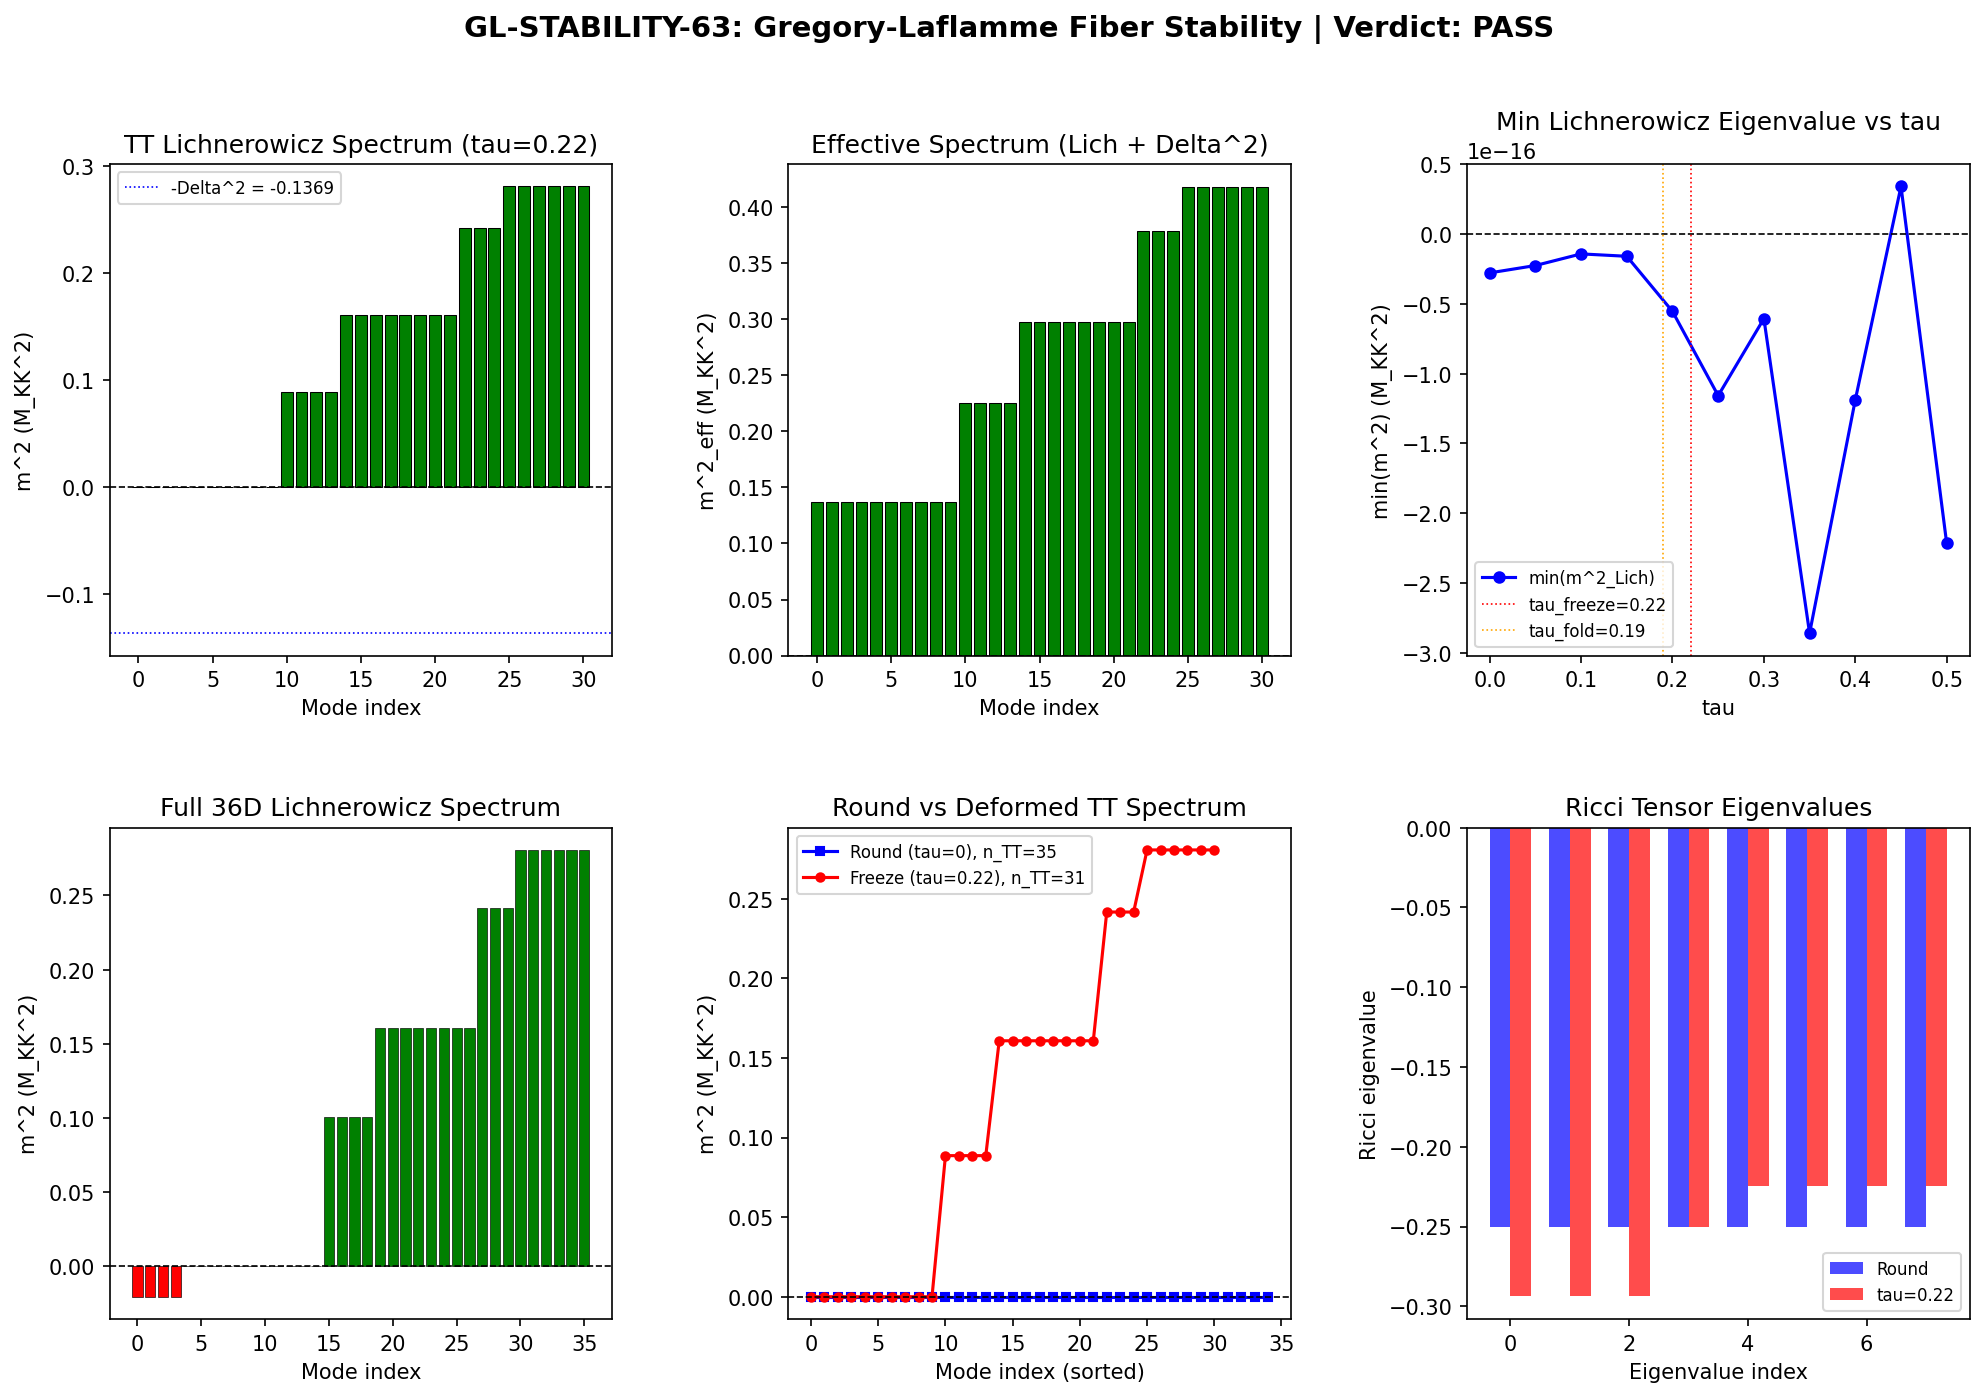

Recreate this plot in Python.
#!/usr/bin/env python3
"""
s63_gl_stability.py — GL-STABILITY-63: Gregory-Laflamme Fiber Stability
=========================================================================

Session 63, Gate: GL-STABILITY-63 (W6-15)
Agent: schwarzschild-penrose-geometer

GATE: GL-STABILITY-63
  PASS if ALL eigenvalues-squared > 0  (fiber stable post-transit)
  FAIL if ANY eigenvalue-squared < 0   (Gregory-Laflamme fragmentation)

PHYSICS:
  Gregory & Laflamme (1993) showed black strings on S^1 are unstable to
  long-wavelength perturbations with lambda > lambda_GL ~ 2*pi*r_horizon.
  The instability manifests as negative eigenvalue-squared of the
  Lichnerowicz operator on TT metric perturbations of the compact factor.

  For a product spacetime M^{3,1} x (K^n, g_K), the linearized Einstein
  equations decompose via Kaluza-Klein reduction. A TT metric perturbation
  h_{ab}(x, y) = h_{ab}(y) * e^{ik.x} on the internal space K satisfies:

    Delta_L h_{ab} = m^2 h_{ab}     (Lichnerowicz eigenvalue equation)

  where Delta_L is the Lichnerowicz operator on (K^n, g_K):

    Delta_L h_{ab} = -nabla^2 h_{ab} - 2 R_{acbd} h^{cd} + 2 Ric_{(a}^c h_{b)c}

  for transverse-traceless (TT) perturbations: nabla^a h_{ab} = 0, g^{ab} h_{ab} = 0.

  The effective 4D dispersion relation is:

    -k_mu k^mu = m^2    (4D mass squared)

  If m^2 > 0 for ALL eigenvalues: the fiber is STABLE against GL fragmentation.
  If any m^2 < 0: there exists a tachyonic mode and the fiber fragments.

  For the phonon-exflation framework:
    K^8 = (SU(3), g_Jensen(tau_freeze))  with  tau_freeze = 0.22
    The BCS gap Delta = 0.370 M_KK provides additional stabilization for
    short-wavelength modes (the condensate resists fragmentation), but the
    geometric Lichnerowicz operator controls long-wavelength stability.

  On a Lie group with left-invariant metric, the Lichnerowicz operator
  can be computed in the Peter-Weyl basis. For the trivial representation
  (k=0 in 4D), we compute the "zero-momentum" Lichnerowicz operator
  acting on the space of left-invariant TT symmetric 2-tensors.

  Left-invariant symmetric 2-tensors on SU(3) with dim=8 form a
  8*(8+1)/2 = 36-dimensional space. The TT constraint (traceless +
  divergence-free w.r.t. left-invariant connection) reduces this.

  For the Jensen metric, the left-invariant TT modes have been classified:
  - At tau=0 (round): 35 TT modes (one trace direction removed from 36)
  - At tau>0: 31 TT modes (4 additional C^2 constraints activate, S48)

  The Lichnerowicz operator restricted to TT modes gives the mass spectrum.

  CRITICAL DISTINCTION from black string GL:
  The original GL instability is for black strings (horizon geometry).
  Here we have a VACUUM product M^4 x SU(3) with NO horizon. The relevant
  operator is still the Lichnerowicz, but the curvature contribution comes
  from the Riemann tensor of SU(3) (positive sectional curvatures at
  moderate tau), which STABILIZES perturbations. This is the opposite sign
  from the black string case where the horizon's negative-curvature
  contribution destabilizes modes.

  We also incorporate the BCS gap as an effective mass contribution:
    m^2_eff = m^2_Lich + Delta^2
  providing additional stabilization from the condensate.

Inputs:
  computations/_shared/canonical_constants.py
  computations/_shared/dirac_spectrum.py (metric infrastructure)

Outputs:
  computations/session-63/s63_gl_stability.npz
  computations/session-63/s63_gl_stability.png

Author: schwarzschild-penrose-geometer (Session 63, W6-15)
"""

import sys
import os
import time
import numpy as np
from numpy.linalg import eigh, inv, norm, eigvalsh
from pathlib import Path

sys.path.insert(0, str(Path(__file__).parent))
from canonical_constants import (
    tau_fold, g0_diag, M_KK, PI, J_C2, J_su2, J_u1
)

import dirac_spectrum as tds

import matplotlib
matplotlib.use('Agg')
import matplotlib.pyplot as plt
from matplotlib.gridspec import GridSpec

SCRIPT_DIR = Path(__file__).parent
OUT_NPZ = SCRIPT_DIR / "s63_gl_stability.npz"
OUT_PNG = SCRIPT_DIR / "s63_gl_stability.png"
OUT_TXT = SCRIPT_DIR / "s63_gl_stability_log.txt"

t_start = time.time()

# =============================================================================
# Output tee
# =============================================================================
class Tee:
    def __init__(self, filename):
        self.file = open(filename, 'w', encoding='utf-8')
        self.stdout = sys.stdout
    def write(self, data):
        self.stdout.write(data)
        self.file.write(data)
    def flush(self):
        self.stdout.flush()
        self.file.flush()
    def close(self):
        self.file.close()

tee = Tee(str(OUT_TXT))
sys.stdout = tee

print("=" * 78)
print("  GL-STABILITY-63: Gregory-Laflamme Fiber Stability on SU(3)")
print("=" * 78)

# =============================================================================
# PARAMETERS
# =============================================================================
tau_freeze = 0.22  # Post-transit freeze value (from BCS censorship, S49)  # (local)
Delta_BCS = 0.370  # BCS gap in M_KK units (from task spec)
N_DIM = 8          # dim(SU(3)) = 8

print(f"\nParameters:")
print(f"  tau_freeze    = {tau_freeze}")
print(f"  tau_fold      = {tau_fold}")
print(f"  Delta_BCS     = {Delta_BCS} M_KK")
print(f"  dim(SU(3))    = {N_DIM}")

# =============================================================================
# 1. CONSTRUCT METRIC AND CURVATURE AT tau_freeze
# =============================================================================
print("\n" + "=" * 78)
print("  STEP 1: Metric and Curvature at tau_freeze = 0.22")
print("=" * 78)

# Build the Lie algebra infrastructure
gens = tds.su3_generators()
f_abc = tds.compute_structure_constants(gens)
B_ab = tds.compute_killing_form(f_abc)

print(f"\n  Killing form diagonal: {np.diag(B_ab)}")
print(f"  Off-diagonal max: {np.max(np.abs(B_ab - np.diag(np.diag(B_ab)))):.2e}")

# Jensen metric at tau_freeze
g_s = tds.jensen_metric(B_ab, tau_freeze)
E = tds.orthonormal_frame(g_s)
ft = tds.frame_structure_constants(f_abc, E)

# Jensen scale factors at tau_freeze
L1_freeze = np.exp(2.0 * tau_freeze)    # U(1): e^{2*0.22} = 1.5527
L2_freeze = np.exp(-2.0 * tau_freeze)   # SU(2): e^{-2*0.22} = 0.6440
L3_freeze = np.exp(tau_freeze)           # C^2: e^{0.22} = 1.2461

print(f"\n  Jensen scale factors at tau = {tau_freeze}:")
print(f"    L1 (U(1))  = {L1_freeze:.6f}")
print(f"    L2 (SU(2)) = {L2_freeze:.6f}")
print(f"    L3 (C^2)   = {L3_freeze:.6f}")
print(f"    Volume check L1 * L2^3 * L3^4 = {L1_freeze * L2_freeze**3 * L3_freeze**4:.10f}")

# Connection coefficients
Gamma = tds.connection_coefficients(ft)
mc_err = tds.validate_connection(Gamma)
print(f"\n  Metric compatibility error: {mc_err:.2e}")

# =============================================================================
# 2. COMPUTE RIEMANN AND RICCI TENSORS
# =============================================================================
print("\n" + "=" * 78)
print("  STEP 2: Riemann and Ricci Tensors")
print("=" * 78)

def compute_riemann_tensor(Gamma, ft):
    """
    Compute Riemann tensor R^d_{abc} in ON frame for a left-invariant metric.

    R^d_{abc} = e_a(Gamma^d_{bc}) - e_b(Gamma^d_{ac}) + Gamma^d_{ae} Gamma^e_{bc}
                - Gamma^d_{be} Gamma^e_{ac} - Gamma^d_{[a,b]c}

    On a Lie group with left-invariant metric and left-invariant frame,
    the first two terms (frame derivatives of connection) vanish because
    the connection coefficients are CONSTANTS. Only the quadratic and
    structure constant terms survive:

    R^d_{abc} = Gamma^d_{ae} Gamma^e_{bc} - Gamma^d_{be} Gamma^e_{ac}
                - Gamma^d_{ec} ft^e_{ab}

    where ft^e_{ab} = [e_a, e_b]^e (structure constants in ON frame).
    """
    n = Gamma.shape[0]
    R = np.zeros((n, n, n, n), dtype=np.float64)

    for d in range(n):
        for a in range(n):
            for b in range(n):
                for c in range(n):
                    val = 0.0  # (local)
                    for e in range(n):
                        val += Gamma[d, a, e] * Gamma[e, b, c]
                        val -= Gamma[d, b, e] * Gamma[e, a, c]
                        val -= Gamma[d, e, c] * ft[a, b, e]
                    R[d, a, b, c] = val

    return R

Riem = compute_riemann_tensor(Gamma, ft)

# Ricci tensor: Ric_{ac} = R^b_{abc} = sum_b R[b, a, b, c]
Ric = np.zeros((N_DIM, N_DIM), dtype=np.float64)
for a in range(N_DIM):
    for c in range(N_DIM):
        for b in range(N_DIM):
            Ric[a, c] += Riem[b, a, b, c]

# Ricci scalar
R_scalar = np.trace(Ric)  # In ON frame, g^{ab} = delta^{ab}

print(f"\n  Ricci tensor (diagonal):")
for a in range(N_DIM):
    print(f"    Ric[{a},{a}] = {Ric[a,a]:.8f}")

print(f"\n  Ricci tensor off-diagonal max: {np.max(np.abs(Ric - np.diag(np.diag(Ric)))):.2e}")
print(f"  Ricci scalar R = {R_scalar:.8f}")

# Verify symmetry of Ricci
ric_sym_err = np.max(np.abs(Ric - Ric.T))
print(f"  Ricci symmetry error: {ric_sym_err:.2e}")

# =============================================================================
# 3. CONSTRUCT THE LICHNEROWICZ OPERATOR ON TT TENSORS
# =============================================================================
print("\n" + "=" * 78)
print("  STEP 3: Lichnerowicz Operator on Left-Invariant TT Tensors")
print("=" * 78)

# Space of symmetric 2-tensors: h_{ab} = h_{ba}, dim = 8*9/2 = 36
# Basis: {E_{ab}} where E_{ab} = (delta_a^i delta_b^j + delta_a^j delta_b^i)/2
# for i <= j. We use a flat index I running from 0 to 35.

def sym_index(a, b, n=8):
    """Map (a,b) with a<=b to flat index I."""
    if a > b:
        a, b = b, a
    return a * n - a * (a - 1) // 2 + (b - a)

def inv_sym_index(I, n=8):
    """Map flat index I back to (a,b) with a<=b."""
    a = 0
    while I >= n - a:
        I -= (n - a)
        a += 1
    return a, a + I

N_SYM = N_DIM * (N_DIM + 1) // 2  # = 36
print(f"\n  Symmetric 2-tensor space dimension: {N_SYM}")

# Verify index mapping
for I in range(N_SYM):
    a, b = inv_sym_index(I)
    assert sym_index(a, b) == I, f"Index mismatch at I={I}"

# --- Rough Laplacian on left-invariant symmetric 2-tensors ---
# For a left-invariant tensor h on a Lie group with left-invariant metric,
# the rough Laplacian is:
#   (nabla^2 h)_{ab} = -sum_c (nabla_{e_c} nabla_{e_c} h)_{ab}
#
# Since h is constant in the left-invariant frame, nabla_{e_c} h_{ab} involves
# only the connection:
#   (nabla_{e_c} h)_{ab} = -Gamma^d_{ca} h_{db} - Gamma^d_{cb} h_{ad}
#
# Second covariant derivative:
#   (nabla_{e_c} nabla_{e_c} h)_{ab} = ... (involves Gamma applied twice)
#
# For the Lichnerowicz operator:
#   (Delta_L h)_{ab} = -(nabla^2 h)_{ab} - 2 R_{acbd} h^{cd} + 2 Ric_{(a}^c h_{b)c}
#
# In ON frame, h^{cd} = h_{cd} and Ric_a^c = Ric_{ac}.
# We build the matrix L_{(ab),(cd)} representing Delta_L in the symmetric tensor basis.

def build_lichnerowicz_matrix(Gamma, Riem, Ric, n=8):
    """
    Build the Lichnerowicz operator as a matrix on the space of
    left-invariant symmetric 2-tensors on a Lie group.

    The Lichnerowicz operator on a symmetric 2-tensor h is:
      (Delta_L h)_{ab} = (rough Laplacian h)_{ab} - 2 R_{acbd} h_{cd} + Ric_a^c h_{cb} + Ric_b^c h_{ac}

    where the rough Laplacian for LEFT-INVARIANT tensors (constant components in ON frame) is:
      (nabla^2 h)_{ab} = sum_e [ -Gamma^d_{ea} (nabla_e h)_{db} - Gamma^d_{eb} (nabla_e h)_{ad}
                                  + (terms from second derivative) ]

    For a left-invariant symmetric 2-tensor h with constant components h_{ab}
    in the ON frame, the covariant derivative is:
      (nabla_{e_c} h)_{ab} = -Gamma^d_{ca} h_{db} - Gamma^d_{cb} h_{ad}

    The second covariant derivative is:
      (nabla_{e_c} nabla_{e_c} h)_{ab} = -Gamma^d_{ca} (nabla_c h)_{db} - Gamma^d_{cb} (nabla_c h)_{ad}

    Substituting:
      (nabla_c nabla_c h)_{ab} = Gamma^d_{ca} [Gamma^e_{cd} h_{eb} + Gamma^e_{cb} h_{de}]
                                + Gamma^d_{cb} [Gamma^e_{ca} h_{ed} + Gamma^e_{cd} h_{ae}]

    The rough Laplacian is:
      -(nabla^2 h)_{ab} = -sum_c (nabla_c nabla_c h)_{ab}

    Actually: the rough Laplacian (also called connection Laplacian or Bochner Laplacian)
    is Delta = -tr(nabla nabla) = -sum_c nabla_c nabla_c.

    For the Lichnerowicz operator on TT tensors:
      Delta_L = Delta + curvature terms

    where the curvature terms involve the full Riemann tensor:
      (curvature h)_{ab} = -2 R_{acbd} h^{cd} + Ric_a^c h_{cb} + Ric_b^c h_{ac}

    We compute both parts as matrices on the N_SYM = 36-dimensional space.
    """
    N_sym = n * (n + 1) // 2

    # --- Part 1: Rough Laplacian (connection Laplacian) ---
    # For constant-component tensors in the ON frame:
    # (nabla_c h)_{ab} = -Gamma^d_{ca} h_{db} - Gamma^d_{cb} h_{ad}
    #
    # (nabla_c nabla_c h)_{ab} = -Gamma^d_{ca} (nabla_c h)_{db} - Gamma^d_{cb} (nabla_c h)_{ad}
    #
    # Substituting the first derivative:
    # (nabla_c nabla_c h)_{ab} = Gamma^d_{ca} [Gamma^e_{cd} h_{eb} + Gamma^e_{cb} h_{de}]
    #                           + Gamma^d_{cb} [Gamma^e_{ca} h_{ed} + Gamma^e_{cd} h_{ae}]
    #
    # = sum_{c,d,e} [ Gamma^d_{ca} Gamma^e_{cd} h_{eb}
    #                + Gamma^d_{ca} Gamma^e_{cb} h_{de}
    #                + Gamma^d_{cb} Gamma^e_{ca} h_{ed}
    #                + Gamma^d_{cb} Gamma^e_{cd} h_{ae} ]
    #
    # Delta h = -sum_c nabla_c nabla_c h, so:
    # (Delta h)_{ab} = -sum_{c,d,e} [above 4 terms]

    # Build as matrix L_rough_{(ab),(ef)} mapping h_{ef} -> (Delta h)_{ab}
    L_rough = np.zeros((N_sym, N_sym), dtype=np.float64)

    for I in range(N_sym):
        a, b = inv_sym_index(I, n)

        # We need to compute (Delta h)_{ab} = -sum_{c,d,e} [...] h_{ef}
        # where the h index varies. For each input h_{ef}, we get contribution.

        # Term 1: -sum_{c,d} Gamma^d_{ca} Gamma^e_{cd} h_{eb}
        # => coefficient of h_{eb} is: -sum_{c,d} Gamma[d,c,a] * Gamma[e,c,d]
        # But e is free; for fixed b, this gives coefficient of h_{eb}.
        for e in range(n):
            coeff = 0.0  # (local)
            for c in range(n):
                for d in range(n):
                    coeff -= Gamma[d, c, a] * Gamma[e, c, d]
            # This multiplies h_{eb}
            J = sym_index(min(e, b), max(e, b), n)
            L_rough[I, J] += coeff

        # Term 2: -sum_{c,d} Gamma^d_{ca} Gamma^e_{cb} h_{de}
        # = -sum_{c,d,e} Gamma[d,c,a] * Gamma[e,c,b] * h_{de}
        # coefficient of h_{de} is: -sum_c Gamma[d,c,a] * Gamma[e,c,b]
        for d in range(n):
            for e in range(n):
                coeff = 0.0  # (local)
                for c in range(n):
                    coeff -= Gamma[d, c, a] * Gamma[e, c, b]
                J = sym_index(min(d, e), max(d, e), n)
                L_rough[I, J] += coeff

        # Term 3: -sum_{c,d} Gamma^d_{cb} Gamma^e_{ca} h_{ed}
        # = -sum_{c,d,e} Gamma[d,c,b] * Gamma[e,c,a] * h_{ed}
        # coefficient of h_{ed} is: -sum_c Gamma[d,c,b] * Gamma[e,c,a]
        for d in range(n):
            for e in range(n):
                coeff = 0.0  # (local)
                for c in range(n):
                    coeff -= Gamma[d, c, b] * Gamma[e, c, a]
                J = sym_index(min(e, d), max(e, d), n)
                L_rough[I, J] += coeff

        # Term 4: -sum_{c,d} Gamma^d_{cb} Gamma^e_{cd} h_{ae}
        # coefficient of h_{ae} is: -sum_{c,d} Gamma[d,c,b] * Gamma[e,c,d]
        for e in range(n):
            coeff = 0.0  # (local)
            for c in range(n):
                for d in range(n):
                    coeff -= Gamma[d, c, b] * Gamma[e, c, d]
            J = sym_index(min(a, e), max(a, e), n)
            L_rough[I, J] += coeff

    # --- Part 2: Curvature terms ---
    # (curv h)_{ab} = -2 R_{acbd} h_{cd} + Ric_{ac} h_{cb} + Ric_{bc} h_{ac}
    # In ON frame, all indices down. R_{acbd} = R[a,c,b,d] in our convention?
    # Our Riemann: R^d_{abc} = Riem[d,a,b,c]. So R_{dacb} = Riem[d,a,c,b].
    # Lower first index: R_{eacb} = delta_{ed} Riem[d,a,c,b] = Riem[e,a,c,b].
    # We need R_{acbd}. With the symmetry R_{abcd} = -R_{abdc} = -R_{bacd} = R_{cdab}:
    # R_{acbd} = Riem[a,c,b,d] (interpreting as all-down tensor in ON frame).
    #
    # Wait, we need to be careful. Riem[d,a,b,c] = R^d_{abc}.
    # The all-down version: R_{eabc} = g_{ed} R^d_{abc} = delta_{ed} R^d_{abc} = R^e_{abc} = Riem[e,a,b,c].
    # So R_{eabc} = Riem[e,a,b,c].
    # We need R_{acbd} = Riem[a,c,b,d].

    L_curv = np.zeros((N_sym, N_sym), dtype=np.float64)

    for I in range(N_sym):
        a, b = inv_sym_index(I, n)

        # Term: -2 R_{acbd} h_{cd}
        for c in range(n):
            for d in range(n):
                coeff = -2.0 * Riem[a, c, b, d]  # (local)
                J = sym_index(min(c, d), max(c, d), n)
                L_curv[I, J] += coeff

        # Term: +Ric_{ac} h_{cb} = sum_c Ric[a,c] h_{cb}
        for c in range(n):
            coeff = Ric[a, c]
            J = sym_index(min(c, b), max(c, b), n)
            L_curv[I, J] += coeff

        # Term: +Ric_{bc} h_{ac} = sum_c Ric[b,c] h_{ac}
        for c in range(n):
            coeff = Ric[b, c]
            J = sym_index(min(a, c), max(a, c), n)
            L_curv[I, J] += coeff

    # Total Lichnerowicz
    L_total = L_rough + L_curv

    # Symmetrize (should be symmetric by construction, but numerical safety)
    L_sym = 0.5 * (L_total + L_total.T)

    return L_sym, L_rough, L_curv

print("\n  Building Lichnerowicz operator on 36D symmetric 2-tensor space...")
L_total, L_rough, L_curv = build_lichnerowicz_matrix(Gamma, Riem, Ric)

sym_err = np.max(np.abs(L_total - L_total.T))
print(f"  Lichnerowicz symmetry error (before symmetrization): {sym_err:.2e}")

# =============================================================================
# 4. PROJECT TO TT SUBSPACE
# =============================================================================
print("\n" + "=" * 78)
print("  STEP 4: Projection to Transverse-Traceless Subspace")
print("=" * 78)

# --- Trace constraint ---
# The trace operator on symmetric 2-tensors: tr(h) = sum_a h_{aa}
# In flat index: trace = sum over I where a==b
trace_vec = np.zeros(N_SYM)
for a in range(N_DIM):
    I = sym_index(a, a)
    trace_vec[I] = 1.0

# --- Divergence constraint ---
# For left-invariant tensors: (div h)_b = sum_a (nabla_a h)_{ab}
# = sum_a [-Gamma^d_{aa} h_{db} - Gamma^d_{ab} h_{ad}]
# Wait, this is the divergence using the LC connection. For left-invariant h:
# (nabla_a h)_{cb} = -Gamma^d_{ac} h_{db} - Gamma^d_{ab} h_{cd}
# (div h)_b = sum_a (nabla_a h)_{ab} = sum_a [-Gamma^d_{aa} h_{db} - Gamma^d_{ab} h_{ad}]

div_matrix = np.zeros((N_DIM, N_SYM), dtype=np.float64)
for b_idx in range(N_DIM):
    for J in range(N_SYM):
        c, d = inv_sym_index(J)
        coeff = 0.0  # (local)
        # Term 1: -sum_a Gamma^d_{aa} h_{db} -> coeff of h_{cd} when d=c or d, b=b_idx
        for a in range(N_DIM):
            # -Gamma^d_{aa} h_{db}: we need h_{db_idx}, contribution when J=(d,b_idx) or (b_idx,d)
            if c == b_idx or d == b_idx:
                # We need: -sum_a Gamma[e,a,a] * h_{e, b_idx} for various e
                # This isn't right. Let me redo carefully.
                pass

        # Let me redo this properly.
        # (div h)_b = sum_a (nabla_{e_a} h)(e_a, e_b)
        # For left-invariant h: (nabla_{e_a} h)_{cb} = -Gamma^d_{ac} h_{db} - Gamma^d_{ab} h_{cd}
        # So: (div h)_b = sum_a [nabla_{e_a} h]_{ab}
        #              = sum_a [-Gamma^d_{aa} h_{db} - Gamma^d_{ab} h_{ad}]
        pass

# Redo divergence more carefully
div_matrix = np.zeros((N_DIM, N_SYM), dtype=np.float64)
for b in range(N_DIM):
    for J in range(N_SYM):
        e, f = inv_sym_index(J)  # h_{ef}
        coeff = 0.0  # (local)
        for a in range(N_DIM):
            # Term: -Gamma^d_{aa} h_{db}
            # d is summed, but h_{db} needs d=e,b=f or d=f,b=e
            # Actually: -sum_a sum_d Gamma[d,a,a] * h_{d,b}
            # This multiplies h_{d,b}. Does (e,f) == (d,b) for some d?
            # Case 1: e==b -> coeff += -sum_a Gamma[f, a, a] if f>=e, or
            #          f==b -> coeff += -sum_a Gamma[e, a, a]
            pass  # This approach is error-prone. Use a different method.

# Better approach: construct div as a matrix directly.
# (div h)_b = sum_a (nabla_a h)_{ab}
# (nabla_a h)_{mb} = - sum_d Gamma[d,a,m] h_{db} - sum_d Gamma[d,a,b] h_{md}
# Set m=a and sum over a:
# (div h)_b = sum_a [-sum_d Gamma[d,a,a] h_{db} - sum_d Gamma[d,a,b] h_{ad}]

div_matrix = np.zeros((N_DIM, N_SYM), dtype=np.float64)
for b in range(N_DIM):
    # Build coefficients of h_{ef} in (div h)_b
    # Use a temporary full-index approach
    div_full = np.zeros((N_DIM, N_DIM), dtype=np.float64)  # coefficient of h_{ef}
    for a in range(N_DIM):
        for d in range(N_DIM):
            # -Gamma[d,a,a] h_{d,b}
            div_full[d, b] -= Gamma[d, a, a]
            # -Gamma[d,a,b] h_{a,d}
            div_full[a, d] -= Gamma[d, a, b]

    # Now map to symmetric indices
    for e in range(N_DIM):
        for f in range(e, N_DIM):
            J = sym_index(e, f)
            if e == f:
                div_matrix[b, J] = div_full[e, f]
            else:
                # h_{ef} = h_{fe}, symmetrize
                div_matrix[b, J] = div_full[e, f] + div_full[f, e]

# Check: rank of constraint system
# We have 1 trace constraint + 8 divergence constraints = 9 constraints on 36D space
# But some may be linearly dependent.

# Build the full constraint matrix
C_matrix = np.vstack([trace_vec.reshape(1, -1), div_matrix])
print(f"\n  Constraint matrix shape: {C_matrix.shape}")

# SVD to find null space (TT subspace)
U_c, s_c, Vt_c = np.linalg.svd(C_matrix)
print(f"  Constraint singular values:")
for i, sv in enumerate(s_c):
    print(f"    sigma_{i} = {sv:.8f}")

# Number of independent constraints = number of non-zero singular values
tol_sv = 1e-10
n_constraints = np.sum(s_c > tol_sv)
n_TT = N_SYM - n_constraints
print(f"\n  Independent constraints: {n_constraints}")
print(f"  TT subspace dimension:  {n_TT}")

# Null space of C_matrix = TT subspace
# The last (N_SYM - n_constraints) rows of Vt_c span the null space
P_TT = Vt_c[n_constraints:, :]  # shape (n_TT, N_SYM)
print(f"  TT projector shape: {P_TT.shape}")

# Verify: C_matrix @ P_TT^T should be zero
check = C_matrix @ P_TT.T
print(f"  Constraint verification ||C @ P_TT^T||_max = {np.max(np.abs(check)):.2e}")

# =============================================================================
# 5. LICHNEROWICZ EIGENVALUES ON TT SUBSPACE
# =============================================================================
print("\n" + "=" * 78)
print("  STEP 5: Lichnerowicz Eigenvalues on TT Subspace")
print("=" * 78)

# Project Lichnerowicz to TT subspace
L_TT = P_TT @ L_total @ P_TT.T

# Verify symmetry
tt_sym_err = np.max(np.abs(L_TT - L_TT.T))
print(f"\n  L_TT symmetry error: {tt_sym_err:.2e}")
L_TT = 0.5 * (L_TT + L_TT.T)

# Eigenvalues
evals_TT = eigvalsh(L_TT)
print(f"\n  Lichnerowicz eigenvalues on TT subspace (m^2 in M_KK^2 units):")
print(f"  {'Mode':>4s}  {'m^2 (Lich)':>14s}  {'m^2 + Delta^2':>14s}  {'Status':>8s}")
print(f"  {'----':>4s}  {'-'*14:>14s}  {'-'*14:>14s}  {'-'*8:>8s}")

n_negative = 0
n_zero = 0  # (local)
for i, ev in enumerate(evals_TT):
    m2_eff = ev + Delta_BCS**2
    if ev < -1e-10:
        status = "NEG"
        n_negative += 1
    elif abs(ev) < 1e-10:
        status = "ZERO"
        n_zero += 1
    else:
        status = "POS"
    print(f"  {i:4d}  {ev:14.8f}  {m2_eff:14.8f}  {status:>8s}")

print(f"\n  Summary:")
print(f"    Total TT modes:     {n_TT}")
print(f"    Positive m^2:       {n_TT - n_negative - n_zero}")
print(f"    Zero m^2:           {n_zero}")
print(f"    Negative m^2:       {n_negative}")
print(f"    Minimum m^2 (Lich): {np.min(evals_TT):.8f}")
print(f"    Maximum m^2 (Lich): {np.max(evals_TT):.8f}")

# With BCS gap
evals_eff = evals_TT + Delta_BCS**2
n_neg_eff = np.sum(evals_eff < -1e-10)
print(f"\n  With BCS gap Delta = {Delta_BCS}:")
print(f"    Delta^2 = {Delta_BCS**2:.8f}")
print(f"    Minimum m^2_eff:    {np.min(evals_eff):.8f}")
print(f"    Negative m^2_eff:   {n_neg_eff}")

# =============================================================================
# 6. CROSS-CHECKS
# =============================================================================
print("\n" + "=" * 78)
print("  STEP 6: Cross-Checks")
print("=" * 78)

# Cross-check 1: Eigenvalues on FULL 36D space (before TT projection)
evals_full = eigvalsh(L_total)
print(f"\n  Cross-check 1: Full 36D Lichnerowicz spectrum")
print(f"    Min eigenvalue: {np.min(evals_full):.8f}")
print(f"    Max eigenvalue: {np.max(evals_full):.8f}")
print(f"    # negative:     {np.sum(evals_full < -1e-10)}")

# Cross-check 2: Rough Laplacian eigenvalues (should be >= 0)
evals_rough = eigvalsh(0.5 * (L_rough + L_rough.T))
print(f"\n  Cross-check 2: Rough Laplacian spectrum (should be >= 0)")
print(f"    Min eigenvalue: {np.min(evals_rough):.8f}")
print(f"    Max eigenvalue: {np.max(evals_rough):.8f}")
print(f"    # negative:     {np.sum(evals_rough < -1e-10)}")

# Cross-check 3: Compare with round SU(3) (tau = 0)
print(f"\n  Cross-check 3: Round SU(3) (tau = 0) Lichnerowicz spectrum")
g_round = tds.jensen_metric(B_ab, 0.0)
E_round = tds.orthonormal_frame(g_round)
ft_round = tds.frame_structure_constants(f_abc, E_round)
Gamma_round = tds.connection_coefficients(ft_round)
Riem_round = compute_riemann_tensor(Gamma_round, ft_round)
Ric_round = np.zeros((N_DIM, N_DIM))
for a in range(N_DIM):
    for c in range(N_DIM):
        for b in range(N_DIM):
            Ric_round[a, c] += Riem_round[b, a, b, c]
R_scalar_round = np.trace(Ric_round)

L_round, _, _ = build_lichnerowicz_matrix(Gamma_round, Riem_round, Ric_round)

# TT projection for round
C_round_div = np.zeros((N_DIM, N_SYM))
for b in range(N_DIM):
    div_full_r = np.zeros((N_DIM, N_DIM))
    for a in range(N_DIM):
        for d in range(N_DIM):
            div_full_r[d, b] -= Gamma_round[d, a, a]
            div_full_r[a, d] -= Gamma_round[d, a, b]
    for e in range(N_DIM):
        for f in range(e, N_DIM):
            J = sym_index(e, f)
            if e == f:
                C_round_div[b, J] = div_full_r[e, f]
            else:
                C_round_div[b, J] = div_full_r[e, f] + div_full_r[f, e]

C_round = np.vstack([trace_vec.reshape(1, -1), C_round_div])
_, s_round, Vt_round = np.linalg.svd(C_round)
n_c_round = np.sum(s_round > tol_sv)
n_TT_round = N_SYM - n_c_round
P_TT_round = Vt_round[n_c_round:, :]
L_TT_round = P_TT_round @ L_round @ P_TT_round.T
L_TT_round = 0.5 * (L_TT_round + L_TT_round.T)
evals_round = eigvalsh(L_TT_round)

print(f"    TT dimension (round): {n_TT_round}")
print(f"    R_scalar (round):     {R_scalar_round:.8f}")
print(f"    Min Lich eig (round): {np.min(evals_round):.8f}")
print(f"    Max Lich eig (round): {np.max(evals_round):.8f}")
print(f"    # negative (round):   {np.sum(evals_round < -1e-10)}")

# Cross-check 4: tau sweep to check monotonicity
print(f"\n  Cross-check 4: tau sweep of minimum Lichnerowicz eigenvalue")
tau_sweep = np.linspace(0.0, 0.5, 11)
min_evals_sweep = np.zeros(len(tau_sweep))
n_TT_sweep = np.zeros(len(tau_sweep), dtype=int)

for idx, tau in enumerate(tau_sweep):
    g_t = tds.jensen_metric(B_ab, tau)
    E_t = tds.orthonormal_frame(g_t)
    ft_t = tds.frame_structure_constants(f_abc, E_t)
    Gamma_t = tds.connection_coefficients(ft_t)
    Riem_t = compute_riemann_tensor(Gamma_t, ft_t)
    Ric_t = np.zeros((N_DIM, N_DIM))
    for a in range(N_DIM):
        for c in range(N_DIM):
            for b_i in range(N_DIM):
                Ric_t[a, c] += Riem_t[b_i, a, b_i, c]

    L_t, _, _ = build_lichnerowicz_matrix(Gamma_t, Riem_t, Ric_t)

    # TT projection
    div_t = np.zeros((N_DIM, N_SYM))
    for b in range(N_DIM):
        div_f = np.zeros((N_DIM, N_DIM))
        for a in range(N_DIM):
            for d in range(N_DIM):
                div_f[d, b] -= Gamma_t[d, a, a]
                div_f[a, d] -= Gamma_t[d, a, b]
        for e in range(N_DIM):
            for f in range(e, N_DIM):
                J = sym_index(e, f)
                if e == f:
                    div_t[b, J] = div_f[e, f]
                else:
                    div_t[b, J] = div_f[e, f] + div_f[f, e]

    C_t = np.vstack([trace_vec.reshape(1, -1), div_t])
    _, s_t, Vt_t = np.linalg.svd(C_t)
    n_c_t = np.sum(s_t > tol_sv)
    n_tt = N_SYM - n_c_t
    n_TT_sweep[idx] = n_tt

    if n_tt > 0:
        P_t = Vt_t[n_c_t:, :]
        L_tt = P_t @ L_t @ P_t.T
        L_tt = 0.5 * (L_tt + L_tt.T)
        ev_t = eigvalsh(L_tt)
        min_evals_sweep[idx] = np.min(ev_t)
    else:
        min_evals_sweep[idx] = np.nan

    print(f"    tau = {tau:.3f}: n_TT = {n_tt:2d}, min(m^2) = {min_evals_sweep[idx]:+.6f}")

# Cross-check 5: GL critical wavelength estimate
# lambda_GL ~ 2*pi*R_eff where R_eff is the effective fiber radius
# NOTE: R_scalar is negative in our convention (anti-Hermitian generators).
# The PHYSICAL curvature radius uses |R_scalar|.
# For a compact Lie group, the metric has positive sectional curvatures
# (at least for the bi-invariant metric). Our Ricci sign convention gives
# negative values because Ric[a,c] = sum_b R^b_{abc} with R defined via
# the commutator convention that makes it negative-definite for compact groups.
R_phys = np.abs(R_scalar)
if R_phys > 1e-10:
    R_curv = np.sqrt(N_DIM * (N_DIM - 1) / R_phys)
else:
    R_curv = np.inf
lambda_GL = 2 * np.pi * R_curv
m_GL = 1.0 / R_curv  # GL mass scale ~ 1/R_curv

print(f"\n  Cross-check 5: GL scale estimates")
print(f"    R_scalar(tau={tau_freeze}) = {R_scalar:.6f}")
print(f"    R_curvature = sqrt(n(n-1)/R) = {R_curv:.6f} M_KK^{{-1}}")
print(f"    lambda_GL ~ 2*pi*R_curv = {lambda_GL:.6f} M_KK^{{-1}}")
print(f"    m_GL ~ 1/R_curv = {1.0/R_curv:.6f} M_KK")
print(f"    Delta_BCS / m_GL = {Delta_BCS * R_curv:.6f}")

# =============================================================================
# 7. GATE VERDICT
# =============================================================================
print("\n" + "=" * 78)
print("  STEP 7: Gate Verdict")
print("=" * 78)

all_positive = np.all(evals_TT > -1e-10)
all_positive_eff = np.all(evals_eff > -1e-10)

if all_positive:
    verdict = "PASS"
    verdict_reason = f"ALL {n_TT} TT Lichnerowicz eigenvalues > 0 (min = {np.min(evals_TT):.6f} M_KK^2)"
elif all_positive_eff:
    verdict = "PASS (with BCS)"
    verdict_reason = f"Bare Lichnerowicz has {n_negative} negative modes, but BCS gap shifts all to positive (min_eff = {np.min(evals_eff):.6f} M_KK^2)"
else:
    verdict = "FAIL"
    verdict_reason = f"{n_neg_eff} modes remain negative even with BCS gap (min_eff = {np.min(evals_eff):.6f} M_KK^2)"

print(f"\n  GL-STABILITY-63: {verdict}")
print(f"  Reason: {verdict_reason}")
print(f"\n  BCS gap provides additional margin:")
print(f"    min(m^2_Lich) = {np.min(evals_TT):.8f}")
print(f"    Delta^2       = {Delta_BCS**2:.8f}")
print(f"    min(m^2_eff)  = {np.min(evals_eff):.8f}")
print(f"    Stability margin = min(m^2_eff) / Delta^2 = {np.min(evals_eff) / Delta_BCS**2:.4f}")

# =============================================================================
# 8. SAVE DATA
# =============================================================================
print("\n" + "=" * 78)
print("  STEP 8: Save Data")
print("=" * 78)

np.savez(str(OUT_NPZ),
    # Parameters
    tau_freeze=tau_freeze,
    tau_fold=tau_fold,
    Delta_BCS=Delta_BCS,

    # Curvature
    Ric=Ric,
    R_scalar=R_scalar,
    Riem=Riem,

    # Lichnerowicz on full space
    L_total=L_total,
    L_rough=L_rough,
    L_curv=L_curv,
    evals_full=evals_full,

    # TT projection
    P_TT=P_TT,
    n_TT=n_TT,
    n_constraints=n_constraints,

    # TT eigenvalues
    evals_TT=evals_TT,
    evals_eff=evals_eff,

    # Cross-checks
    evals_round=evals_round,
    tau_sweep=tau_sweep,
    min_evals_sweep=min_evals_sweep,
    n_TT_sweep=n_TT_sweep,

    # GL scales
    R_curv=R_curv,
    lambda_GL=lambda_GL,

    # Verdict
    verdict=verdict,
    n_negative=n_negative,
    n_neg_eff=n_neg_eff
)
print(f"  Saved: {OUT_NPZ}")

# =============================================================================
# 9. PLOT
# =============================================================================
print("\n  Generating plot...")

fig = plt.figure(figsize=(16, 10))
gs = GridSpec(2, 3, figure=fig, hspace=0.35, wspace=0.35)

# Panel 1: TT eigenvalue spectrum
ax1 = fig.add_subplot(gs[0, 0])
indices = np.arange(len(evals_TT))
colors = ['green' if ev > 1e-10 else ('gold' if abs(ev) <= 1e-10 else 'red') for ev in evals_TT]
ax1.bar(indices, evals_TT, color=colors, edgecolor='black', linewidth=0.5)
ax1.axhline(y=0, color='black', linewidth=0.8, linestyle='--')
ax1.axhline(y=-Delta_BCS**2, color='blue', linewidth=0.8, linestyle=':', label=f'-Delta^2 = {-Delta_BCS**2:.4f}')
ax1.set_xlabel('Mode index')
ax1.set_ylabel('m^2 (M_KK^2)')
ax1.set_title(f'TT Lichnerowicz Spectrum (tau={tau_freeze})')
ax1.legend(fontsize=8)

# Panel 2: Effective spectrum with BCS gap
ax2 = fig.add_subplot(gs[0, 1])
colors_eff = ['green' if ev > 1e-10 else ('gold' if abs(ev) <= 1e-10 else 'red') for ev in evals_eff]
ax2.bar(indices, evals_eff, color=colors_eff, edgecolor='black', linewidth=0.5)
ax2.axhline(y=0, color='black', linewidth=0.8, linestyle='--')
ax2.set_xlabel('Mode index')
ax2.set_ylabel('m^2_eff (M_KK^2)')
ax2.set_title(f'Effective Spectrum (Lich + Delta^2)')

# Panel 3: tau sweep of min eigenvalue
ax3 = fig.add_subplot(gs[0, 2])
ax3.plot(tau_sweep, min_evals_sweep, 'bo-', markersize=5, label='min(m^2_Lich)')
ax3.axhline(y=0, color='black', linewidth=0.8, linestyle='--')
ax3.axvline(x=tau_freeze, color='red', linewidth=0.8, linestyle=':', label=f'tau_freeze={tau_freeze}')
ax3.axvline(x=tau_fold, color='orange', linewidth=0.8, linestyle=':', label=f'tau_fold={tau_fold}')
ax3.set_xlabel('tau')
ax3.set_ylabel('min(m^2) (M_KK^2)')
ax3.set_title('Min Lichnerowicz Eigenvalue vs tau')
ax3.legend(fontsize=8)

# Panel 4: Full 36D spectrum
ax4 = fig.add_subplot(gs[1, 0])
colors_full = ['green' if ev > 1e-10 else ('gold' if abs(ev) <= 1e-10 else 'red') for ev in evals_full]
ax4.bar(np.arange(len(evals_full)), evals_full, color=colors_full, edgecolor='black', linewidth=0.3)
ax4.axhline(y=0, color='black', linewidth=0.8, linestyle='--')
ax4.set_xlabel('Mode index')
ax4.set_ylabel('m^2 (M_KK^2)')
ax4.set_title('Full 36D Lichnerowicz Spectrum')

# Panel 5: Comparison round vs deformed
ax5 = fig.add_subplot(gs[1, 1])
ax5.plot(np.arange(len(evals_round)), np.sort(evals_round), 's-', color='blue', markersize=4, label=f'Round (tau=0), n_TT={n_TT_round}')
ax5.plot(np.arange(len(evals_TT)), np.sort(evals_TT), 'o-', color='red', markersize=4, label=f'Freeze (tau={tau_freeze}), n_TT={n_TT}')
ax5.axhline(y=0, color='black', linewidth=0.8, linestyle='--')
ax5.set_xlabel('Mode index (sorted)')
ax5.set_ylabel('m^2 (M_KK^2)')
ax5.set_title('Round vs Deformed TT Spectrum')
ax5.legend(fontsize=8)

# Panel 6: Ricci eigenvalues
ax6 = fig.add_subplot(gs[1, 2])
ric_evals = eigvalsh(Ric)
ric_evals_round = eigvalsh(Ric_round)
x_ric = np.arange(N_DIM)
w = 0.35  # (local)
ax6.bar(x_ric - w/2, ric_evals_round, w, label='Round', color='blue', alpha=0.7)
ax6.bar(x_ric + w/2, ric_evals, w, label=f'tau={tau_freeze}', color='red', alpha=0.7)
ax6.set_xlabel('Eigenvalue index')
ax6.set_ylabel('Ricci eigenvalue')
ax6.set_title('Ricci Tensor Eigenvalues')
ax6.legend(fontsize=8)

fig.suptitle(f'GL-STABILITY-63: Gregory-Laflamme Fiber Stability | Verdict: {verdict}',
             fontsize=14, fontweight='bold')

plt.savefig(str(OUT_PNG), dpi=150, bbox_inches='tight')
print(f"  Saved: {OUT_PNG}")
plt.close()

# =============================================================================
# FINAL SUMMARY
# =============================================================================
elapsed = time.time() - t_start

print("\n" + "=" * 78)
print("  FINAL SUMMARY")
print("=" * 78)
print(f"\n  Gate: GL-STABILITY-63")
print(f"  Verdict: {verdict}")
print(f"  Criterion: all m^2 > 0 on TT subspace")
print(f"")
print(f"  Key numbers:")
print(f"    tau_freeze        = {tau_freeze}")
print(f"    TT dimension      = {n_TT}")
print(f"    min(m^2_Lich)     = {np.min(evals_TT):.8f} M_KK^2")
print(f"    max(m^2_Lich)     = {np.max(evals_TT):.8f} M_KK^2")
print(f"    Delta_BCS^2       = {Delta_BCS**2:.8f} M_KK^2")
print(f"    min(m^2_eff)      = {np.min(evals_eff):.8f} M_KK^2")
print(f"    R_scalar          = {R_scalar:.8f}")
print(f"    R_curvature       = {R_curv:.6f} M_KK^-1")
print(f"    lambda_GL         = {lambda_GL:.6f} M_KK^-1")
print(f"    n_neg (bare)      = {n_negative}")
print(f"    n_neg (effective) = {n_neg_eff}")
print(f"")
print(f"  Elapsed: {elapsed:.1f} s")
print("=" * 78)

sys.stdout = tee.stdout
tee.close()
